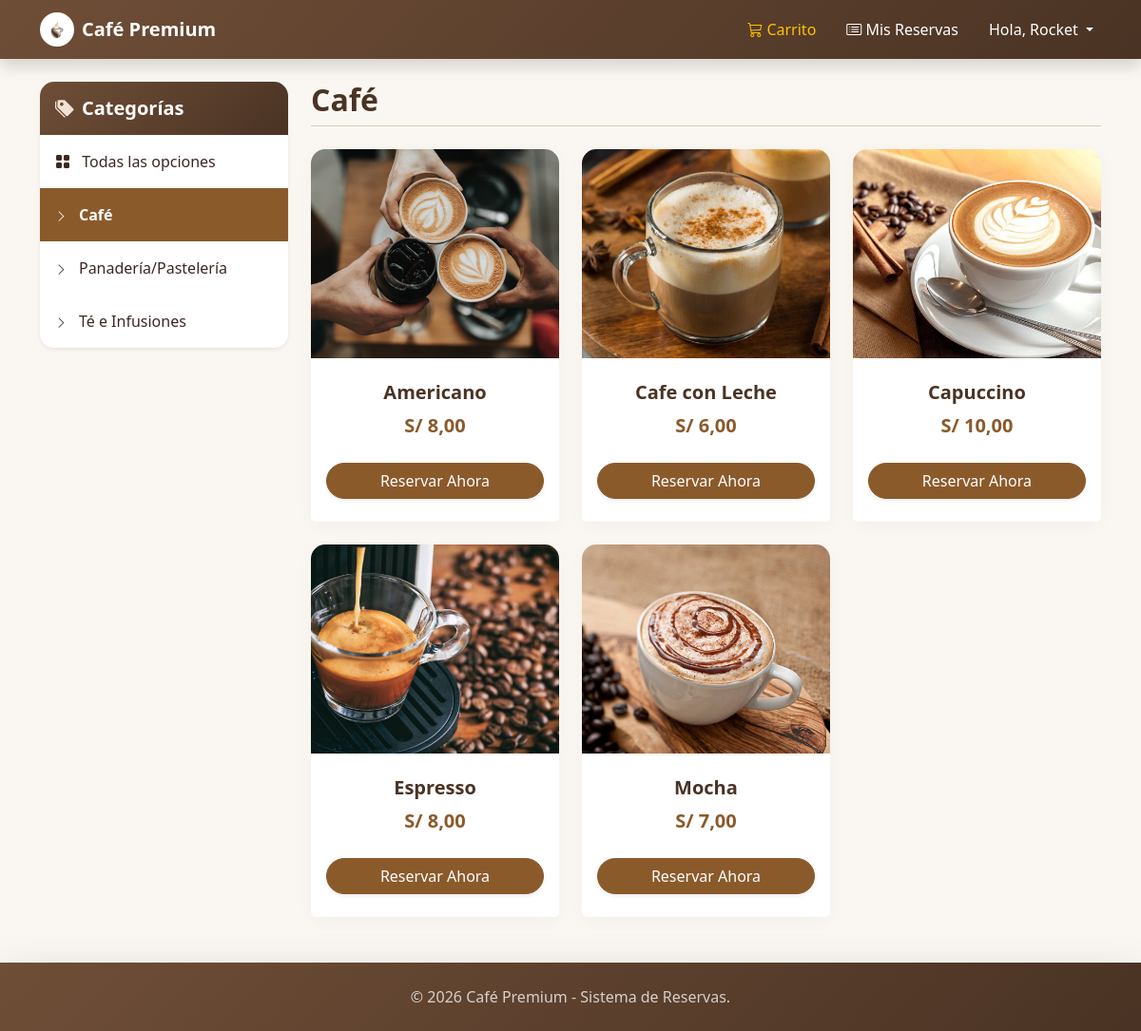
Screenshot of /tienda/cafe/ (signed in) with the database file from the repository.
### mitienda/models.py (models this page shows, shortened)
class Category(models.Model):
    name = models.CharField(max_length=200)
    slug = models.SlugField(max_length=200)
    class Meta:
        ordering = ['name']
        indexes = [
            models.Index(fields=['name'])
        ]
    def get_absolute_url(self):
        return reverse('tienda:product_list_category',
                       args=[self.slug])

class Product(models.Model):
    category = models.ForeignKey(Category,
                                 related_name='products',
                                 on_delete=models.CASCADE)
    name = models.CharField(max_length=200)
    slug = models.SlugField(max_length=200)
    image = models.ImageField(upload_to='',
                              blank=True)
    description = models.TextField(blank=True)
    price = models.DecimalField(max_digits=5,
                                decimal_places=2)
    stock = models.PositiveIntegerField(default=0)
    available = models.BooleanField(default=True)
    created = models.DateTimeField(auto_now=True)
    updated = models.DateTimeField(auto_now_add=True)
    class Meta:
        ordering = ['name']
    def get_absolute_url(self):
        return reverse('tienda:product_detail',
                       args=[self.id,self.slug])

### mitienda/views.py (the view)
# urls.py: path('', views.product_list, name='product_list'),
@login_required
def product_list(request, category_slug=None):
    category = None
    categories = Category.objects.all()
    products = Product.objects.filter(available=True)
    if category_slug:
        category = get_object_or_404(Category,
                                     slug=category_slug)
        products = products.filter(category=category)
    return render(request,
                  'tienda/products/list.html',
                  {'category': category,
                   'categories': categories,
                   'products':products})

### mitienda/templates/tienda/products/list.html (shortened to what this page needs)
{% extends "base.html" %}
{% load static %}
{% block content %}
<div class="row mt-4 mb-5">
    <div class="col-md-3 mb-4">
        <div class="card shadow-sm border-0" style="border-radius: 15px; overflow: hidden;">
            <div class="card-header border-0 text-white py-3" style="background: linear-gradient(135deg, var(--coffee-light) 0%, var(--coffee-dark) 100%);">
                <h5 class="mb-0 fw-bold"><i class="bi bi-tags-fill me-2" style="color: #f1e3d3;"></i>Categorías</h5>
            </div>
            <div class="list-group list-group-flush">
                <a href="{% url 'tienda:product_list' %}" class="list-group-item list-group-item-action border-0 py-3 {% if not category %}fw-bold text-white{% endif %}" style="{% if not category %}background-color: var(--caramel);{% else %}color: var(--text-dark);{% endif %}">
                    <i class="bi bi-grid-fill me-2"></i> Todas las opciones
                </a>
                {% for c in categories %}
                <a href="{{ c.get_absolute_url }}" class="list-group-item list-group-item-action border-0 py-3 {% if category.slug == c.slug %}fw-bold text-white{% endif %}" style="{% if category.slug == c.slug %}background-color: var(--caramel);{% else %}color: var(--text-dark);{% endif %}">
                    <i class="bi bi-chevron-right me-2" style="font-size: 0.8rem;"></i> {{ c.name }}
                </a>
                {% endfor %}
            </div>
        </div>
    </div>
    <div class="col-md-9">
        <div class="d-flex align-items-center mb-4 pb-2 border-bottom" style="border-color: var(--border-color) !important;">
            <h2 class="fw-bold mb-0" style="color: var(--coffee-dark);">
                {% if category %}{{ category.name }}{% else %}Nuestro Menú{% endif %}
            </h2>
        </div>
        <div class="row row-cols-1 row-cols-md-3 g-4">
            {% for product in products %}
            <div class="col">
                <div class="card h-100 border-0 product-card" style="border-radius: 15px; box-shadow: 0 5px 15px rgba(111, 78, 55, 0.05); transition: transform 0.3s, box-shadow 0.3s;" onmouseover="this.style.transform='translateY(-5px)'; this.style.boxShadow='0 10px 25px rgba(111, 78, 55, 0.15)';" onmouseout="this.style.transform='none'; this.style.boxShadow='0 5px 15px rgba(111, 78, 55, 0.05)';">
                    <img src="{% if product.image %}{{ product.image.url }}{% else %}{% static 'img/no_image.jpg' %}{% endif %}" class="card-img-top" alt="{{ product.name }}" style="height: 220px; object-fit: cover; border-top-left-radius: 15px; border-top-right-radius: 15px;">
                    <div class="card-body text-center p-4">
                        <h5 class="card-title fw-bold text-truncate mb-2" style="color: var(--coffee-dark);">{{ product.name }}</h5>
                        <p class="card-text fw-bold fs-5 mb-0" style="color: var(--caramel);">S/ {{ product.price|floatformat:2 }}</p>
                    </div>
                    <div class="card-footer bg-white border-0 text-center pb-4 pt-0">
                        <a href="{{ product.get_absolute_url }}" class="btn btn-primary w-100 rounded-pill shadow-sm">Reservar Ahora</a>
                    </div>
                </div>
            </div>
            {% empty %}
            <div class="col-12 text-center py-5">
                <i class="bi bi-cup-hot-fill d-block mb-3" style="font-size: 3rem; color: var(--border-color);"></i>
                <h5 style="color: var(--text-muted);">No hay productos disponibles en esta categoría por el momento.</h5>
            </div>
            {% endfor %}
        </div>
    </div>
</div>
{% endblock %}

### templates/base.html (shortened to what this page needs)
{% load static %}
<!DOCTYPE html>
<html lang="es">
<head>
    <link href="https://cdn.jsdelivr.net/npm/bootstrap@5.3.3/dist/css/bootstrap.min.css" rel="stylesheet">
    <link rel="stylesheet" href="https://cdn.jsdelivr.net/npm/bootstrap-icons@1.11.3/font/bootstrap-icons.min.css">
</head>
<body>
    <nav class="navbar navbar-expand-lg navbar-dark navbar-custom sticky-top shadow">
        <div class="container">
            <a class="navbar-brand fw-bold d-flex align-items-center" href="{% url 'tienda:product_list' %}">
                <img src="/media/logo.png" alt="Logo" width="36" height="36" class="me-2 rounded-circle bg-white p-1">
                Café Premium
            </a>
            <div class="collapse navbar-collapse" id="navbarNav">
                <ul class="navbar-nav ms-auto align-items-center">
                    <li class="nav-item me-3">
                        <a class="nav-link text-warning" href="{% url 'cart:cart_detail' %}">
                            <i class="bi bi-cart3"></i> Carrito
                        </a>
                    </li>
                    {% if request.user.is_authenticated %}
                    <li class="nav-item me-3">
                        <a class="nav-link text-white" href="{% url 'history' %}">
                            <i class="bi bi-card-list"></i> Mis Reservas
                        </a>
                    </li>
                    <li class="nav-item dropdown">
                        <a class="nav-link dropdown-toggle text-white" href="#" id="navbarDropdown" role="button" data-bs-toggle="dropdown" aria-expanded="false">
                            Hola, {{ request.user.first_name|default:request.user.username }}
                        </a>
                    </li>
                    {% endif %}
                </ul>
            </div>
        </div>
    </nav>
    <div class="container mt-4 mb-5">
        {% block content %}
        {% endblock %}
    </div>
    <footer class="navbar-custom text-white text-center py-4 mt-auto shadow-lg">
        <div class="container">
            <p class="mb-0 opacity-75">&copy; {% now "Y" %} Café Premium - Sistema de Reservas.</p>
        </div>
    </footer>
</body>
</html>

### templates/base.html (style rules this page uses)
:root { --coffee-dark: #4a3324; --coffee-light: #6f4e37; --caramel: #8b5a2b; --cream-bg: #faf7f2; --cream-card: #ffffff; --border-color: #d9caba; --text-dark: #3e2723; --text-muted: #8b7355; }
body { background-color: var(--cream-bg) !important; color: var(--text-dark); font-family: 'Segoe UI', system-ui, -apple-system, sans-serif; }
.btn-primary { background-color: var(--caramel) !important; border-color: var(--caramel) !important; color: white !important; transition: all 0.3s; }
.card { border-radius: 12px; border: 1px solid var(--border-color); background-color: var(--cream-card); box-shadow: 0 8px 24px rgba(111, 78, 55, 0.08); transition: transform 0.2s, box-shadow 0.2s; }
.navbar-custom { background: linear-gradient(135deg, var(--coffee-light) 0%, var(--coffee-dark) 100%); }

### rows the page displays
Category: name "Café"
Category: name "Panadería/Pastelería"
Category: name "Té e Infusiones"
Product: image (picture), name "Americano", price "8,00"
Product: image (picture), name "Cafe con Leche", price "6,00"
Product: image (picture), name "Capuccino", price "10,00"
Product: image (picture), name "Espresso", price "8,00"
Product: image (picture), name "Mocha", price "7,00"

### other values shown
{{ request.user.first_name|default:request.user.username }} "Rocket"
